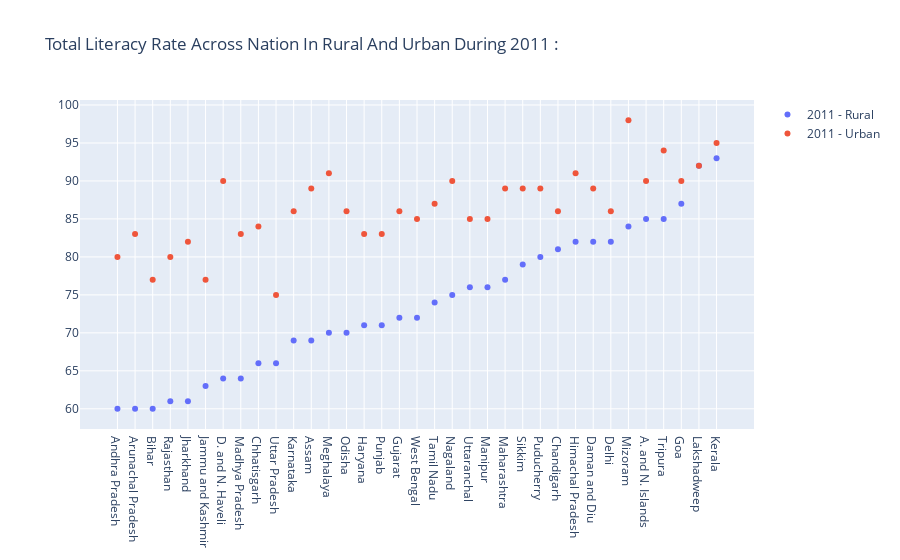

This figure's notebook cell:
### Code cell
fig1.update_layout(barmode='group', title = 'Total Literacy Rate Across Nation In Rural And Urban During 2011 :')
fig1.show()

### Figure 1 — Plotly figure (JSON) as saved in the notebook; plotly's stock layout.template omitted (floating-point values rounded to 4 significant figures)
{"data": [{"mode": "markers", "name": "2011 - Rural ", "type": "scatter", "x": ["Andhra Pradesh", "Arunachal Pradesh", "Bihar", "Rajasthan", "Jharkhand", "Jammu and Kashmir", "D. and N. Haveli", "Madhya Pradesh", "Chhatisgarh", "Uttar Pradesh", "Karnataka", "Assam", "Meghalaya", "Odisha", "Haryana", "Punjab", "Gujarat", "West Bengal", "Tamil Nadu", "Nagaland", "Uttaranchal", "Manipur", "Maharashtra", "Sikkim", "Puducherry", "Chandigarh", "Himachal Pradesh", "Daman and Diu", "Delhi", "Mizoram", "A. and N. Islands", "Tripura", "Goa", "Lakshadweep", "Kerala"], "y": [60, 60, 60, 61, 61, 63, 64, 64, 66, 66, 69, 69, 70, 70, 71, 71, 72, 72, 74, 75, 76, 76, 77, 79, 80, 81, 82, 82, 82, 84, 85, 85, 87, 92, 93]}, {"mode": "markers", "name": "2011 - Urban ", "type": "scatter", "x": ["Uttar Pradesh", "Jammu and Kashmir", "Bihar", "Andhra Pradesh", "Rajasthan", "Jharkhand", "Arunachal Pradesh", "Punjab", "Madhya Pradesh", "Haryana", "Chhatisgarh", "West Bengal", "Uttaranchal", "Manipur", "Delhi", "Karnataka", "Gujarat", "Odisha", "Chandigarh", "Tamil Nadu", "Sikkim", "Daman and Diu", "Puducherry", "Maharashtra", "Assam", "A. and N. Islands", "D. and N. Haveli", "Goa", "Nagaland", "Meghalaya", "Himachal Pradesh", "Lakshadweep", "Tripura", "Kerala", "Mizoram"], "y": [75, 77, 77, 80, 80, 82, 83, 83, 83, 83, 84, 85, 85, 85, 86, 86, 86, 86, 86, 87, 89, 89, 89, 89, 89, 90, 90, 90, 90, 91, 91, 92, 94, 95, 98]}], "layout": {"barmode": "group", "title": {"text": "Total Literacy Rate Across Nation In Rural And Urban During 2011 :"}}}
